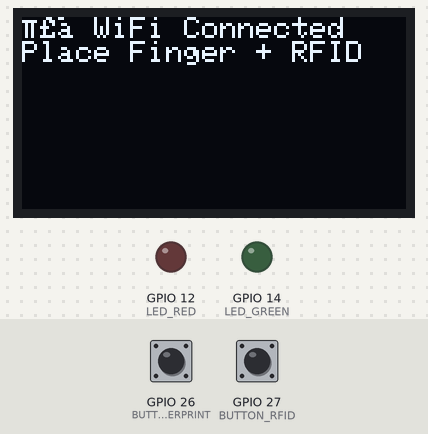
Bench run of a sketch on a simulated ESP32. On the bench: 128×64 one-colour display, output pins drawn as LEDs (lit = HIGH). The test bench sets the inputs (shaded band); at power-on: GPIO 26 (BUTTON_FINGERPRINT) HIGH, GPIO 27 (BUTTON_RFID) HIGH. WiFi joins after 1.5 s; servers stay silent unless stated; uploads are accepted with an empty reply; the local clock reads 2024-03-15 10:24:30 at power-on unless the sketch sets it; what the sketch prints to the serial monitor is not drawn.

Above: at 2.7 s.
2.8 s: GPIO 26 (BUTTON_FINGERPRINT) pulled LOW for 0.15 s
At 3.9 s:
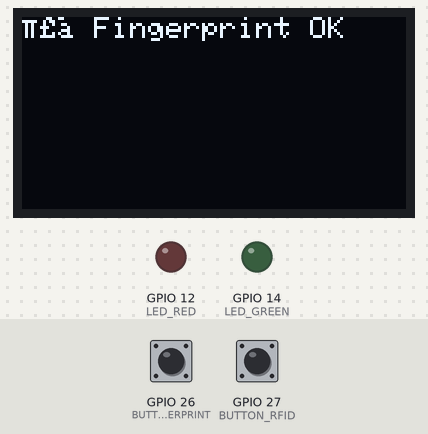
4.4 s: GPIO 27 (BUTTON_RFID) pulled LOW for 0.15 s
At 7.0 s:
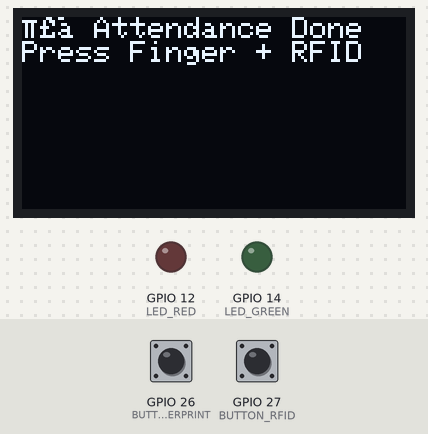
7.4 s: GPIO 27 (BUTTON_RFID) pulled LOW for 1 s
At 8.6 s:
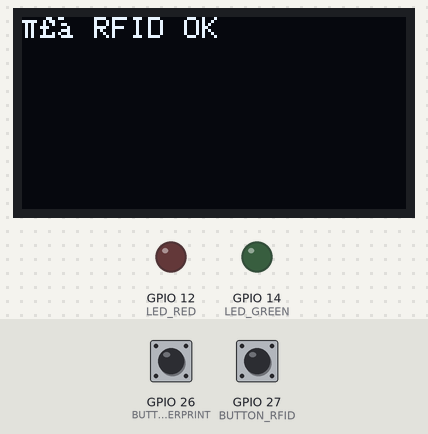
9.9 s: GPIO 26 (BUTTON_FINGERPRINT) pulled LOW for 1 s
At 10.7 s:
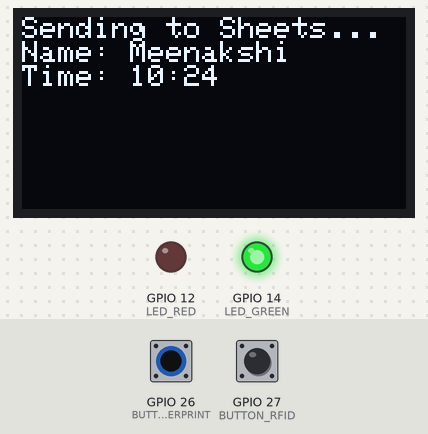
Timing chart, 0 to 13.0 s (numbered marks = the images above; inputs shaded):
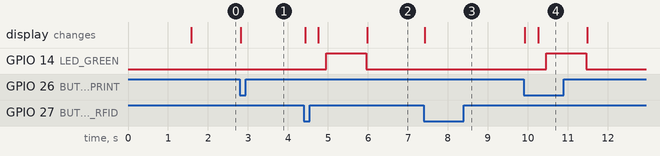

The sketch:

Code.ino
```cpp
#include <Wire.h>
#include <Adafruit_GFX.h>
#include <Adafruit_SSD1306.h>
#include <RTClib.h>
#include <WiFi.h>
#include <HTTPClient.h>

// WiFi credentials
const char* ssid = "WIFI NAME";
const char* password = "WIFI PASSWORD";

// Google Apps Script Web App URL
String serverName = "PUT your appscript URL";

// OLED configuration
#define SCREEN_WIDTH 128
#define SCREEN_HEIGHT 64
#define OLED_RESET -1
Adafruit_SSD1306 display(SCREEN_WIDTH, SCREEN_HEIGHT, &Wire, OLED_RESET);

// RTC
RTC_DS1307 rtc;

// Button & LED Pins
#define BUTTON_FINGERPRINT 26  // Green button
#define BUTTON_RFID 27         // Blue button
#define LED_GREEN 14
#define LED_RED 12

bool lastFingerprintState = HIGH;
bool lastRFIDState = HIGH;

bool fingerprintVerified = false;
bool rfidVerified = false;

void setup() {
  Serial.begin(115200);
  pinMode(BUTTON_FINGERPRINT, INPUT_PULLUP);
  pinMode(BUTTON_RFID, INPUT_PULLUP);
  pinMode(LED_GREEN, OUTPUT);
  pinMode(LED_RED, OUTPUT);

  Wire.begin();

  // OLED
  if (!display.begin(SSD1306_SWITCHCAPVCC, 0x3C)) {
    Serial.println("❌ OLED not found");
    while (true);
  }
  display.clearDisplay();
  display.setTextColor(SSD1306_WHITE);
  display.setTextSize(1);

  // RTC
  if (!rtc.begin()) {
    Serial.println("❌ RTC not found");
    while (true);
  }

  if (!rtc.isrunning()) {
    Serial.println("⏰ RTC not running. Setting time...");
    rtc.adjust(DateTime(2025, 7, 16, 10, 30, 0)); // Set current date/time
  }

  // WiFi
  display.setCursor(0, 0);
  display.println("Connecting WiFi...");
  display.display();
  WiFi.begin(ssid, password);
  while (WiFi.status() != WL_CONNECTED) {
    delay(500);
    Serial.print(".");
  }

  display.clearDisplay();
  display.setCursor(0, 0);
  display.println("✅ WiFi Connected");
  display.println("Place Finger + RFID");
  display.display();
}

void loop() {
  bool currentFingerprintState = digitalRead(BUTTON_FINGERPRINT);
  bool currentRFIDState = digitalRead(BUTTON_RFID);

  // Fingerprint check
  if (currentFingerprintState == LOW && lastFingerprintState == HIGH) {
    fingerprintVerified = true;
    display.clearDisplay();
    display.setCursor(0, 0);
    display.println("✅ Fingerprint OK");
    display.display();
    Serial.println("Fingerprint verified");
    delay(300);
  }

  // RFID check
  if (currentRFIDState == LOW && lastRFIDState == HIGH) {
    rfidVerified = true;
    display.clearDisplay();
    display.setCursor(0, 0);
    display.println("✅ RFID OK");
    display.display();
    Serial.println("RFID verified");
    delay(300);
  }

  // If both are verified
  if (fingerprintVerified && rfidVerified) {
    handleAttendance("Meenakshi");  // Use your desired name or ID
    fingerprintVerified = false;
    rfidVerified = false;
  }

  lastFingerprintState = currentFingerprintState;
  lastRFIDState = currentRFIDState;
}

void handleAttendance(String name) {
  DateTime now = rtc.now();
  String hourStr = (now.hour() < 10 ? "0" : "") + String(now.hour());
  String minStr = (now.minute() < 10 ? "0" : "") + String(now.minute());
  String timeStr = hourStr + ":" + minStr;
  String status = "YES";

  display.clearDisplay();
  display.setCursor(0, 0);
  display.println("Sending to Sheets...");
  display.println("Name: " + name);
  display.println("Time: " + timeStr);
  display.display();

  Serial.println("Name: " + name);
  Serial.println("Time: " + timeStr);
  Serial.println("Status: " + status);

  if (WiFi.status() != WL_CONNECTED) {
    WiFi.begin(ssid, password);
    unsigned long startAttempt = millis();
    while (WiFi.status() != WL_CONNECTED && millis() - startAttempt < 5000) {
      delay(500);
      Serial.print(".");
    }
  }

  if (WiFi.status() == WL_CONNECTED) {
    HTTPClient http;
    http.setFollowRedirects(HTTPC_STRICT_FOLLOW_REDIRECTS);
    String fullURL = serverName + "?Name=" + name + "&Time=" + timeStr + "&Status=" + status;
    http.begin(fullURL);
    int httpCode = http.GET();

    if (httpCode > 0) {
      String response = http.getString();
      Serial.println("✅ Sent: " + response);
    } else {
      Serial.println("❌ Error Code: " + String(httpCode));
      digitalWrite(LED_RED, HIGH);
      delay(300);
      digitalWrite(LED_RED, LOW);
    }

    http.end();
  } else {
    Serial.println("❌ WiFi not connected.");
  }

  digitalWrite(LED_GREEN, HIGH);
  delay(1000);
  digitalWrite(LED_GREEN, LOW);

  display.clearDisplay();
  display.setCursor(0, 0);
  display.println("✅ Attendance Done");
  display.println("Press Finger + RFID");
  display.display();
}
```

Measured:
- after the input at 2.8 s, the display: changes at once (image 1)
- after the input at 4.4 s, GPIO 14 (LED_GREEN): LOW → HIGH after 0.55 s, → LOW 1.0 s later; the display: first changes at once (image 2 shows a later state)
- after the input at 7.4 s, the display: changes at once (image 3)
- after the input at 9.9 s, GPIO 14 (LED_GREEN): LOW → HIGH after 0.55 s, → LOW 1.0 s later; the display: first changes at once (image 4 shows a later state)
